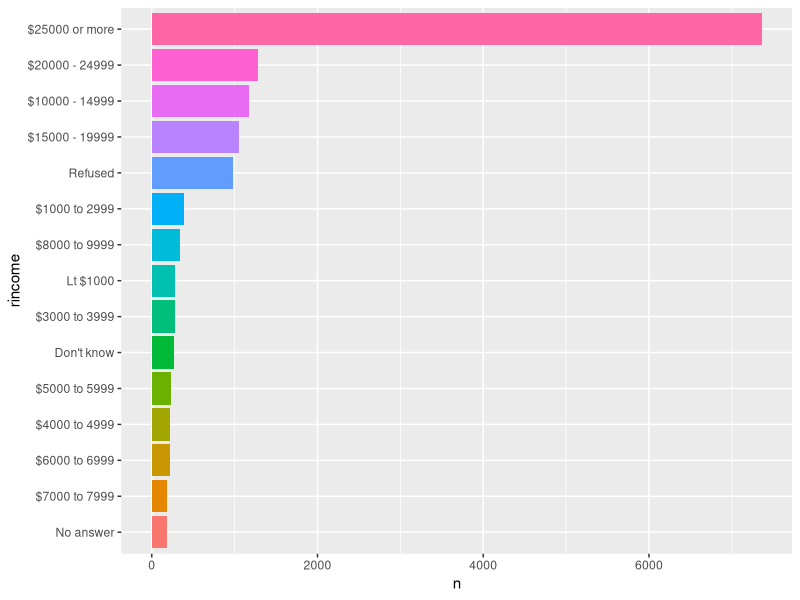
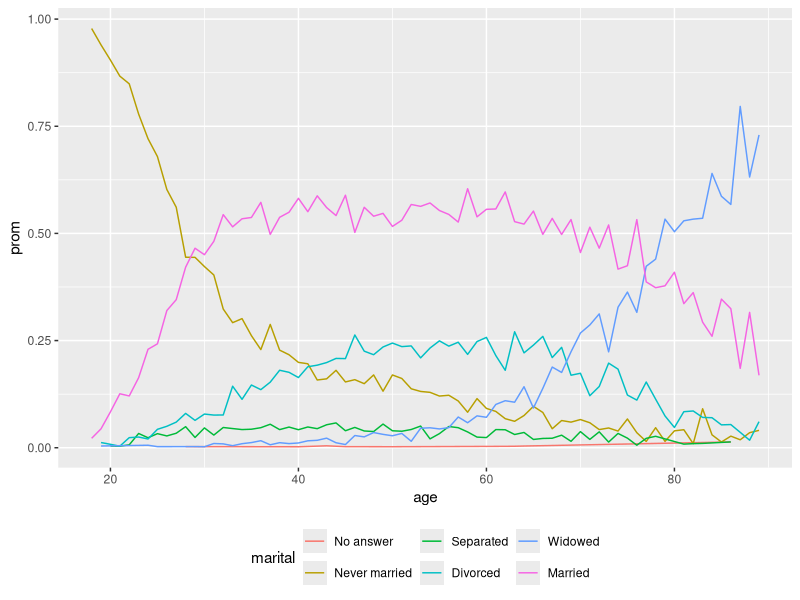
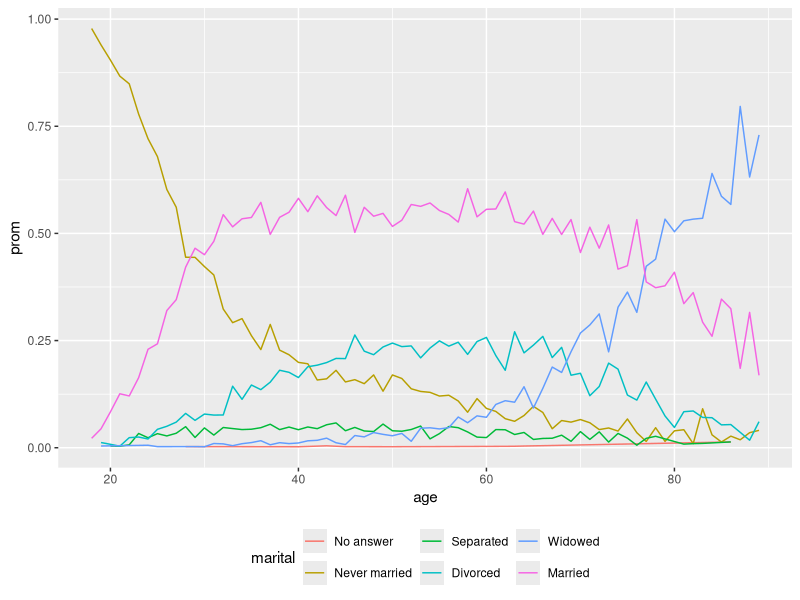
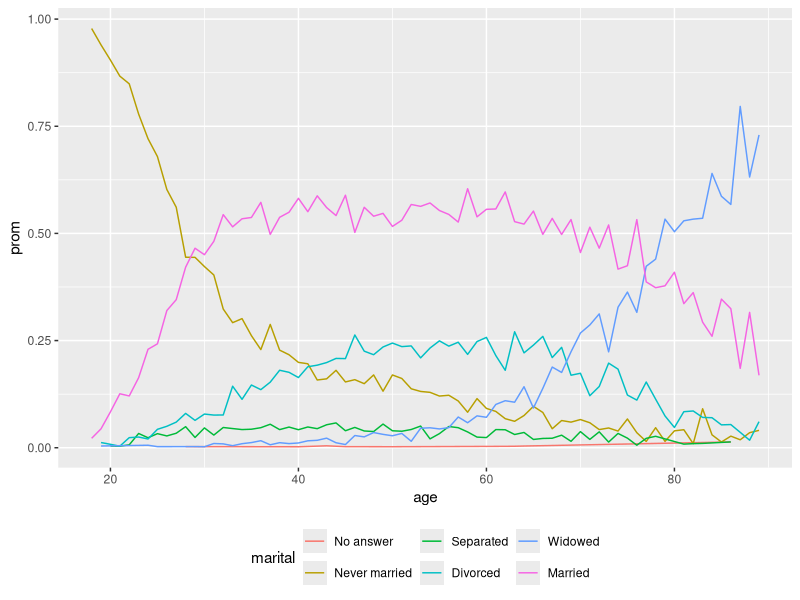

The R script that drew these images, in order:
## ---- chunk 1
library(tidyverse)
## ---- chunk 2
head(mtcars) %>% 
  knitr::kable()
## ---- chunk 3
gss_cat %>% 
  count(rincome) %>% 
  filter(!rincome == "Not applicable") %>% 
  mutate(rincome = fct_reorder(rincome, n)) %>% 
  ggplot(aes(
    rincome,
    n,
    fill = rincome
  ))+
  geom_col(show.legend = FALSE)+
  coord_flip()
## ---- chunk 4
gss_cat %>% 
  filter(!is.na(age)) %>% 
  count(age, marital) %>% 
  group_by(age) %>% 
  mutate(prom = n / sum(n)) %>% 
  ggplot(aes(
    age,
    prom,
    colour = marital
  ))+
  geom_line(na.rm = TRUE)+
  theme(legend.position = "bottom")

## ---- chunk 5
gss_cat %>% 
  filter(!is.na(age)) %>% 
  count(age, marital) %>% 
  group_by(age) %>% 
  mutate(prom = n / sum(n)) %>% 
  ggplot(aes(
    age,
    prom,
    colour = marital
  ))+
  geom_line(na.rm = TRUE)+
  theme(legend.position = "bottom")
## ---- chunk 6
gss_cat %>% 
  filter(!is.na(age)) %>% 
  count(age, marital) %>% 
  group_by(age) %>% 
  mutate(prom = n / sum(n)) %>% 
  ggplot(aes(
    age,
    prom,
    colour = marital
  ))+
  geom_line(na.rm = TRUE)+
  theme(legend.position = "bottom")
